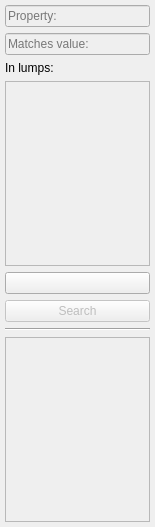
<?xml version="1.0" encoding="UTF-8"?>
<ui version="4.0">
 <class>ValueSearchWidget</class>
 <widget class="QWidget" name="ValueSearchWidget">
  <property name="geometry">
   <rect>
    <x>0</x>
    <y>0</y>
    <width>155</width>
    <height>527</height>
   </rect>
  </property>
  <property name="sizePolicy">
   <sizepolicy hsizetype="Preferred" vsizetype="Preferred">
    <horstretch>0</horstretch>
    <verstretch>0</verstretch>
   </sizepolicy>
  </property>
  <property name="windowTitle">
   <string>Form</string>
  </property>
  <layout class="QVBoxLayout" name="verticalLayout_2" stretch="0,0,0,0,0,0,0,0">
   <property name="leftMargin">
    <number>5</number>
   </property>
   <property name="topMargin">
    <number>5</number>
   </property>
   <property name="rightMargin">
    <number>5</number>
   </property>
   <property name="bottomMargin">
    <number>5</number>
   </property>
   <item>
    <widget class="QLineEdit" name="propertySearch">
     <property name="enabled">
      <bool>false</bool>
     </property>
     <property name="placeholderText">
      <string>Property:</string>
     </property>
    </widget>
   </item>
   <item>
    <widget class="QLineEdit" name="valueSearch">
     <property name="enabled">
      <bool>false</bool>
     </property>
     <property name="placeholderText">
      <string>Matches value:</string>
     </property>
    </widget>
   </item>
   <item>
    <widget class="QLabel" name="label">
     <property name="text">
      <string>In lumps:</string>
     </property>
    </widget>
   </item>
   <item>
    <widget class="QListWidget" name="lumpSelectWidget">
     <property name="enabled">
      <bool>false</bool>
     </property>
     <property name="sizePolicy">
      <sizepolicy hsizetype="Preferred" vsizetype="Expanding">
       <horstretch>0</horstretch>
       <verstretch>0</verstretch>
      </sizepolicy>
     </property>
     <property name="selectionMode">
      <enum>QAbstractItemView::ExtendedSelection</enum>
     </property>
     <property name="selectionBehavior">
      <enum>QAbstractItemView::SelectRows</enum>
     </property>
    </widget>
   </item>
   <item>
    <widget class="QPushButton" name="selectAllButton">
     <property name="text">
      <string/>
     </property>
    </widget>
   </item>
   <item>
    <widget class="QPushButton" name="searchButton">
     <property name="enabled">
      <bool>false</bool>
     </property>
     <property name="text">
      <string>Search</string>
     </property>
    </widget>
   </item>
   <item>
    <widget class="Line" name="line">
     <property name="orientation">
      <enum>Qt::Horizontal</enum>
     </property>
    </widget>
   </item>
   <item>
    <widget class="QTableWidget" name="resultsView">
     <property name="enabled">
      <bool>false</bool>
     </property>
     <property name="sizePolicy">
      <sizepolicy hsizetype="Preferred" vsizetype="Expanding">
       <horstretch>0</horstretch>
       <verstretch>0</verstretch>
      </sizepolicy>
     </property>
    </widget>
   </item>
  </layout>
 </widget>
 <resources/>
 <connections/>
</ui>
